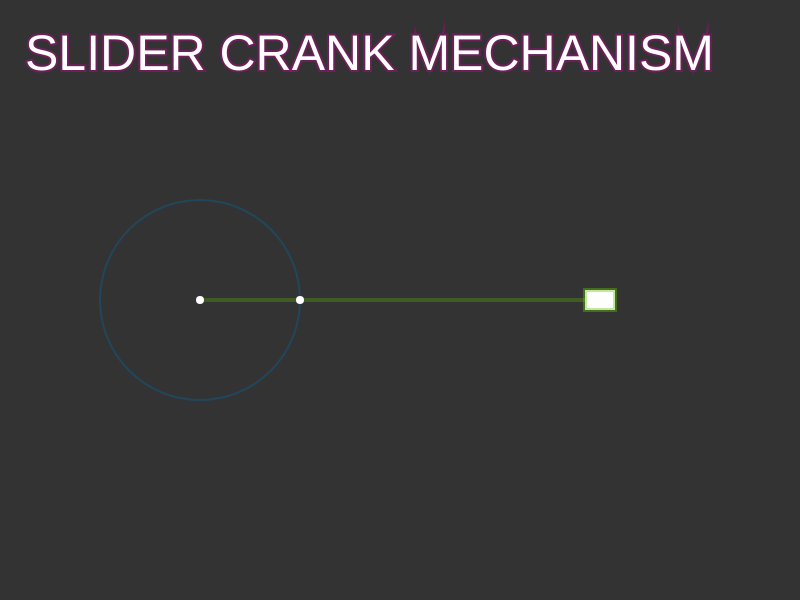
Frame 1 (no input)
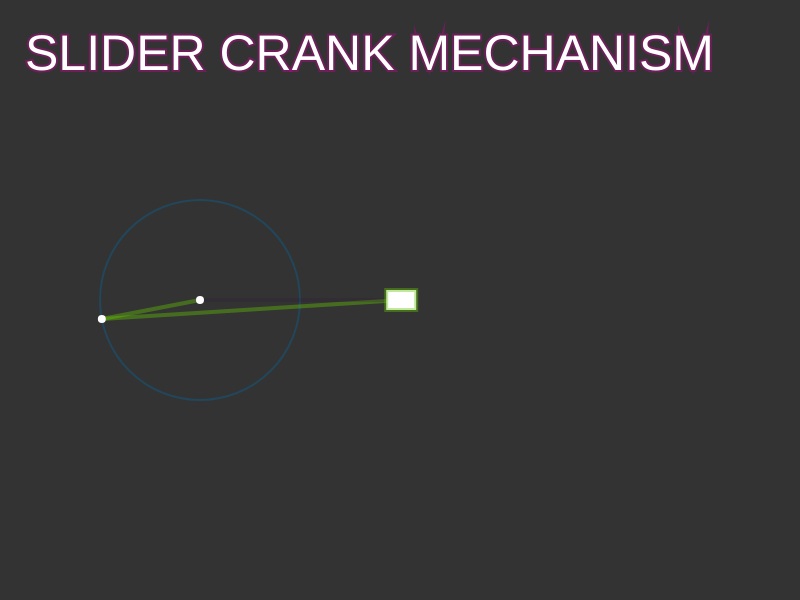
Frame 60 (no input)
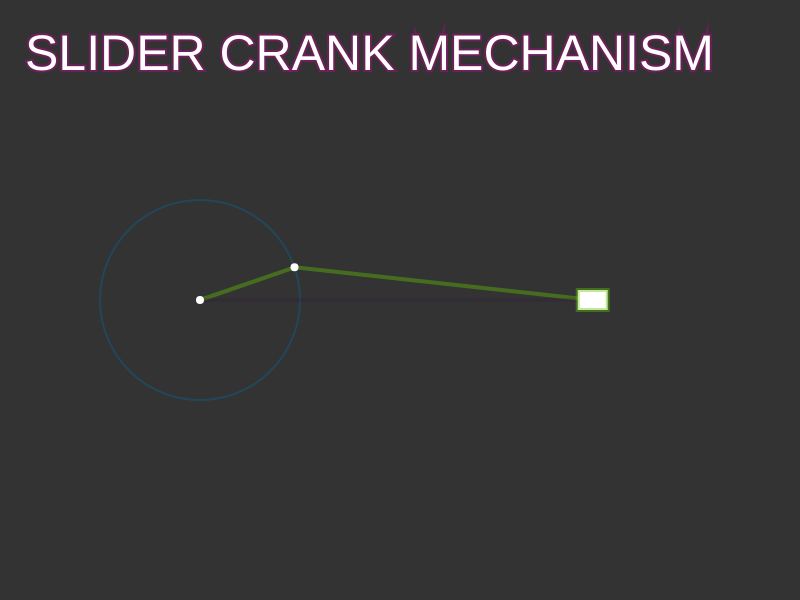
Frame 120 (the mouse pressed at the canvas centre since frame 60)

The p5.js sketch that drew these frames (run headless with seeded random() and noise() and a simulated clock; from frame 60 on, the mouse is pressed at the canvas centre):

// p5.js sketch
// ── sketch.js
let crank = 100;
let angle = 0;
let conn = 300;

function setup() {
  createCanvas(800, 600);

}

function draw() {
  background(51);

  textSize(50);
  strokeWeight(4);
  stroke(200, 0, 150, 100);
  fill(255);
  text('SLIDER CRANK MECHANISM', 25, 70);

  translate(200, height / 2);

  stroke(10, 100, 150, 100);
  noFill();
  strokeWeight(2);
  ellipse(0, 0, 2 * crank, 2 * crank);
  stroke(100, 200, 0, 100);
  strokeWeight(4);
  let x_cr = crank * cos(angle);
  let y_cr = crank * sin(angle);
  line(0, 0, x_cr, y_cr);
  let variable = x_cr + sqrt(conn * conn - y_cr * y_cr);
  line(x_cr, y_cr, variable, 0);

  stroke(50, 20, 60, 50);
  strokeWeight(4);
  line(0, 0, variable, 0);
  rectMode(CENTER);
  fill(255);
  stroke(100, 200, 0, 100);
  rect(variable, 0, 30, 20);


  angle += 0.05;

  stroke(255);
  strokeWeight(8);
  point(0, 0);
  point(x_cr, y_cr);
  point(variable, 0);

}
